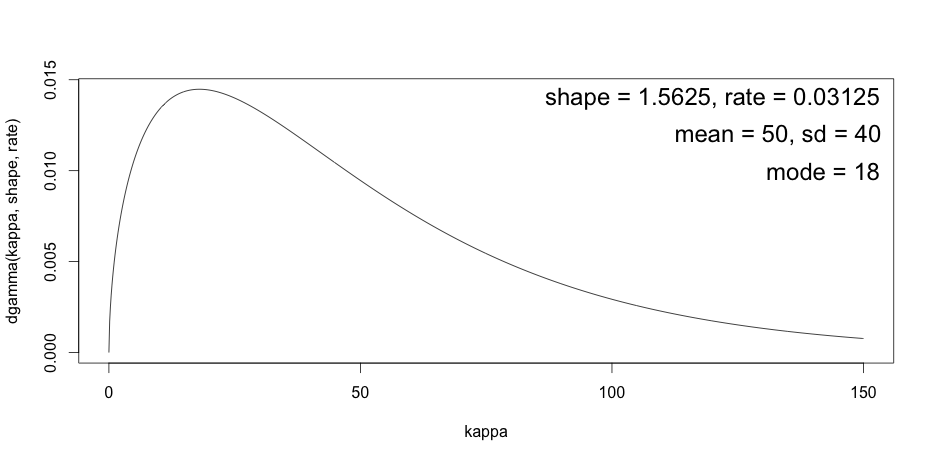

Write R code to recreate this figure.
source("DBDA2E-utilities.R")

#Calculate each variable
kappa = seq( 0 , 150 , length=1001 )
mode = 18
sd = 40
sr = gammaShRaFromModeSD( mode , sd )
shape = sr$shape
rate = sr$rate

#Plot
plot( kappa , dgamma( kappa , shape , rate ) , type="l" )

#Write text on graph
displayString1 = paste0("shape = " , shape , ", rate = " , rate)
text( 120 , 0.014 , displayString1 , adj=NULL , cex=1.5 )
displayString2 = paste0("mean = " , shape/rate , ", sd = " , sd)
text( 133 , 0.012 , displayString2 , adj=NULL , cex=1.5 )
displayString3 = paste0("mode = " , mode )
text( 142 , 0.010 , displayString3 , adj=NULL , cex=1.5 )
